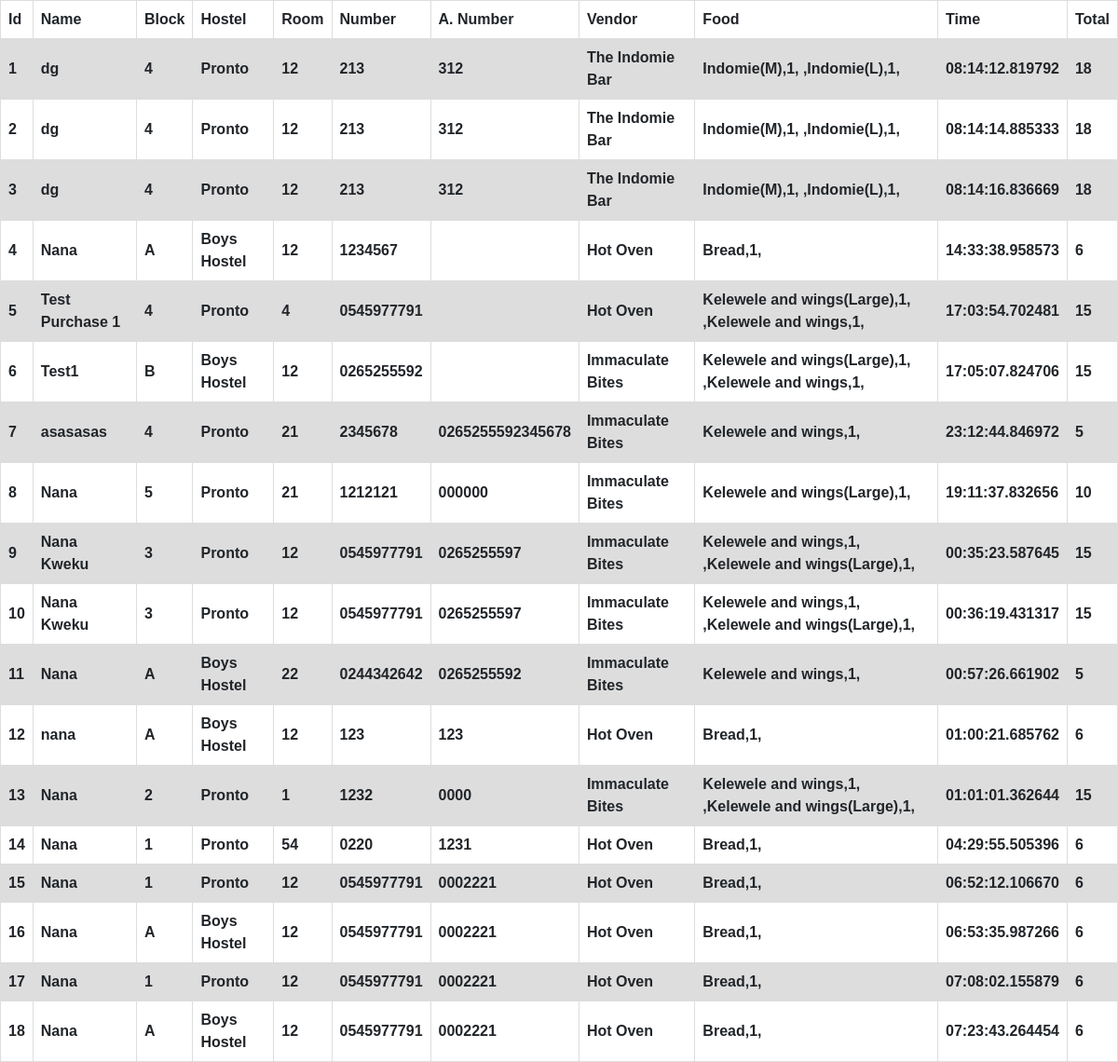
Before: /chart with the older database file.
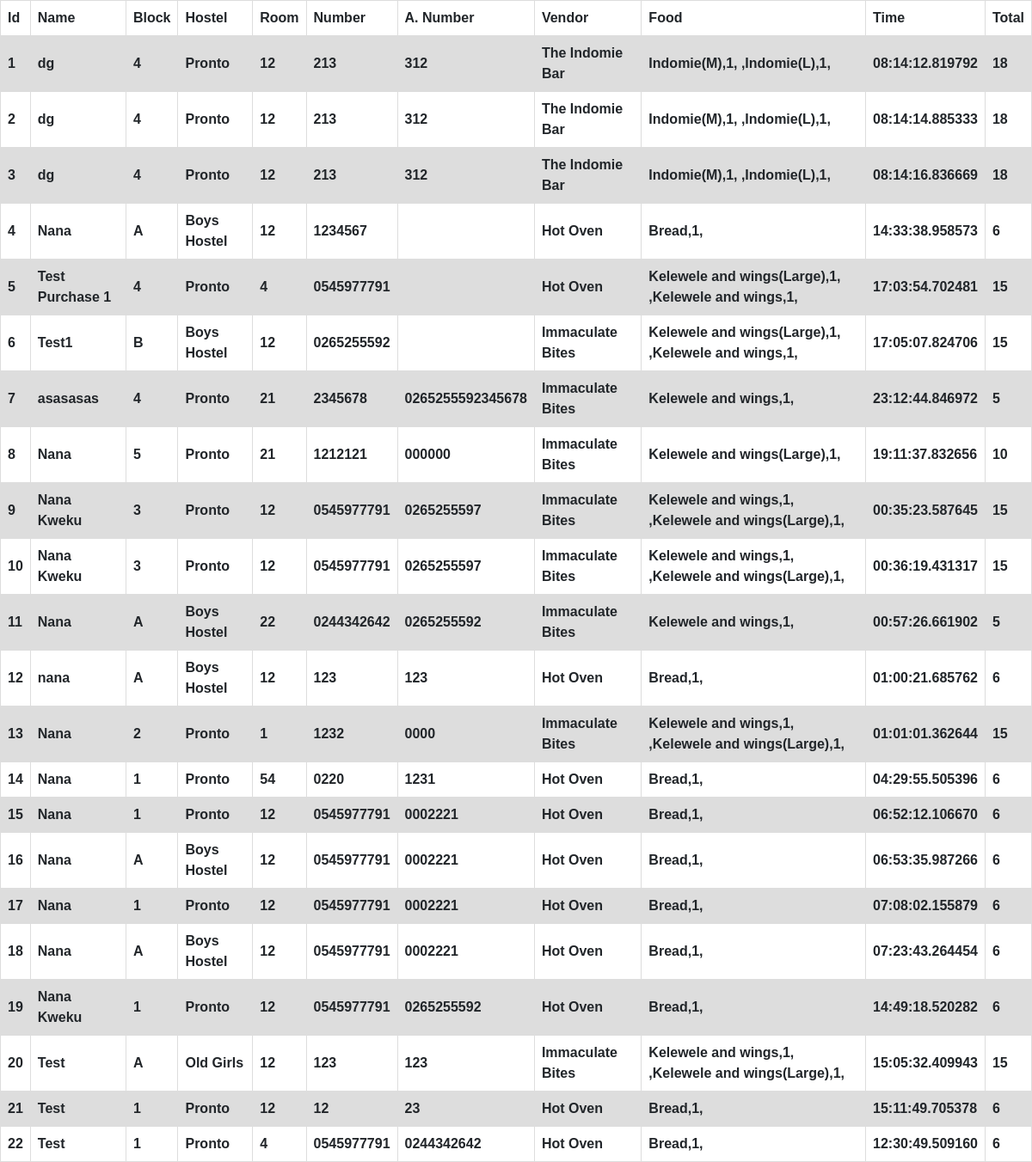
After: the same page with the newer database file.
### app.py (models this page shows, shortened)
class Order(db.Model):
    id = db.Column(db.Integer, primary_key=True)
    name = db.Column(db.String(200))
    room = db.Column(db.Integer)
    pNumber = db.Column(db.String(10))
    aNumber = db.Column(db.String(10))
    hostel = db.Column(db.String(100))
    food = db.Column(db.String(1000))
    quantity = db.Column(db.Integer)
    status = db.Column(db.Integer)
    block = db.Column(db.String(100))
    total = db.Column(db.String(10))
    date_created = db.Column(db.DateTime, default=datetime.utcnow)
    vendor = db.Column(db.String(50))

### app.py (the view)
@app.route('/chart', methods=['POST','GET'])
def masterchart():
    all_orders = Order.query.order_by(Order.date_created).all()
    return render_template('chart.html', all_orders=all_orders)

### templates/chart.html
{% extends 'base.html' %}
{% block head %}
<link rel="stylesheet" href="{{ url_for('static', filename='css/table.css')}}">
{% endblock %}
{% block body %}
<table>
    <tr>
        <th>Id</th>
        <th>Name</th>
        <th>Block</th>
        <th>Hostel</th>
        <th>Room</th>
        <th>Number</th>
        <th>A. Number</th>
        <th>Vendor</th>
        <th>Food</th>
        <th>Time</th>
        <th>Total</th>
    </tr>
    {% for order in all_orders %}
    <tr>
        <th>{{ order.id }}</th>
        <th>{{ order.name }}</th>
        <th>{{ order.block }}</th>
        <th>{{ order.hostel }}</th>
        <th>{{order.room}}</th>
        <th>{{order.pNumber}}</th>
        <th>{{order.aNumber}}</th>
        <th>{{order.vendor}}</th>
        <th>{{order.food}}</th>
        <th>{{order.date_created.time()}}</th>
        <th>{{order.total}}</th>
    </tr>
    {% endfor %}
    </table>
{% endblock %}

Changed rows visible on the page:
added Order: id "19", name "Nana Kweku", block "1", hostel "Pronto", room "12", pNumber "0545977791", aNumber "0265255592", vendor "Hot Oven", food "Bread,1,", date_created.time "14:49:18.520282", total "6"
added Order: id "20", name "Test", block "A", hostel "Old Girls", room "12", pNumber "123", aNumber "123", vendor "Immaculate Bites", food "Kelewele and wings,1, ,Kelewele and wings(Large),1,", date_created.time "15:05:32.409943", total "15"
added Order: id "21", name "Test", block "1", hostel "Pronto", room "12", pNumber "12", aNumber "23", vendor "Hot Oven", food "Bread,1,", date_created.time "15:11:49.705378", total "6"
added Order: id "22", name "Test", block "1", hostel "Pronto", room "4", pNumber "0545977791", aNumber "0244342642", vendor "Hot Oven", food "Bread,1,", date_created.time "12:30:49.509160", total "6"
